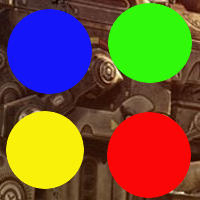
#> input picture colour-circles-test.jpg, 200 x 200 px, given in place of the camera
$ python opencv_track_ball_v2.py
#> lines starting #> are read from the running program, lines starting #| are printed output that depends on the picture; after the words box and inside, x2 and y2 are one past the last pixel; in counts of white or black regions, pixels touching at a corner belong together
# import necessary packages
from imutils.video import VideoStream
import cv2
import imutils
import time

# define the lower and upper boundaries of the ball in the HSV color space
blue_lower = (89,138,50)
blue_upper = (125,255,164)

# define frame size
frame_width = 640
frame_height = 480
x_cent = frame_width/2
y_cent = frame_height/2

# grab the reference to the webcam
vs = VideoStream(src=0, usePiCamera=True).start()

# allow the camera or video file to intialise
time.sleep(0.5)

# main loop
while True:
    # grab the current frame
    frame = vs.read()
#> frame is the input picture: shape (200, 200, 3); mean B, G, R 57.7, 91.9, 114.9

    # resize the frame, blur it flip it, and convert it to the HSV color space
    frame = cv2.flip(frame, -1)
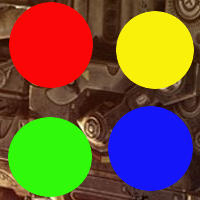
#> frame: shape (200, 200, 3); mean B, G, R 57.7, 91.9, 114.9
    frame = imutils.resize(frame, width=frame_width, height=frame_height)
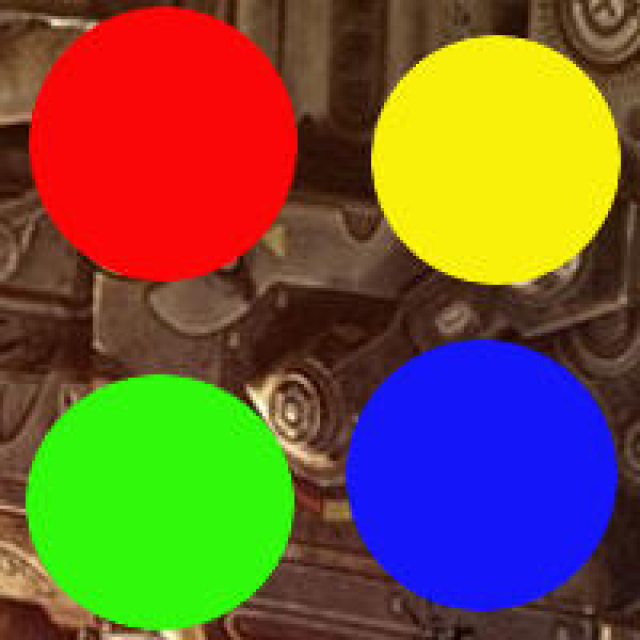
#> frame: shape (640, 640, 3); mean B, G, R 57.7, 91.8, 114.9
    blurred = cv2.GaussianBlur(frame, (11,11), 0)
    hsv = cv2.cvtColor(blurred, cv2.COLOR_BGR2HSV)
#> hsv: shape (640, 640, 3); mean H, S, V 34.4, 197.7, 172.8

    # construct a mask for the color 'blue', then perform a series of dilations and erosions
    # to remove any small blobs left in the mask
    mask = cv2.inRange(hsv, blue_lower, blue_upper)
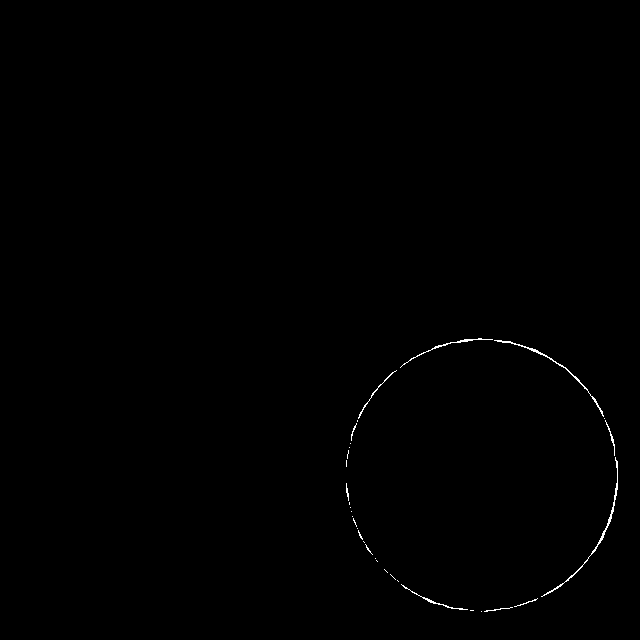
#> mask: shape (640, 640); 0.27% white in thin lines or dots, all inside (x1, y1, x2, y2) = (346, 338, 618, 612)
    mask = cv2.erode(mask, None, iterations=2)
#> mask: shape (640, 640); every value is 0
    mask = cv2.dilate(mask, None, iterations=2)

    # find the contours in the mask and initialize the current (x,y) center of the ball
    cents = cv2.findContours(mask.copy(), cv2.RETR_EXTERNAL, cv2.CHAIN_APPROX_SIMPLE)
#> cents = 0 contours
    cents = imutils.grab_contours(cents)
#> cents = []
    center = None

    # only proceed if at least one contour was found
    if len(cents) > 0:
        # find the largest contour in the mask,then use it to compute
        # the minimum enclosing circle and centroid
        c = max(cents, key=cv2.contourArea)
        ((x,y), radius) = cv2.minEnclosingCircle(c)
        M = cv2.moments(c)
        centre = (int(M["m10"] / M["m00"]), int(M["m01"]/M["m00"]))
        x_from_centre = int(x - x_cent)
        y_from_centre = int(y - y_cent)
        print(f"Adjust x:{x_from_centre}  y:{y_from_centre}")

        # only proceed if the radius meets minimum size
        if radius > 10:
            # draw the circle and centroid on the frame, then update the list of the tracked points
            cv2.circle(frame, (int(x), int(y)), int(radius),(0,255,255),2)
            cv2.circle(frame, center, 5, (0,0,255), -1)

    # show frame to our screen
    cv2.imshow("Frame", frame)
    key = cv2.waitKey(1) & 0xFF
#> (key q is pressed here)

    if key == ord("q"):
        break

# release the camera
vs.stop()

# close all windows
cv2.destroyAllWindows()
